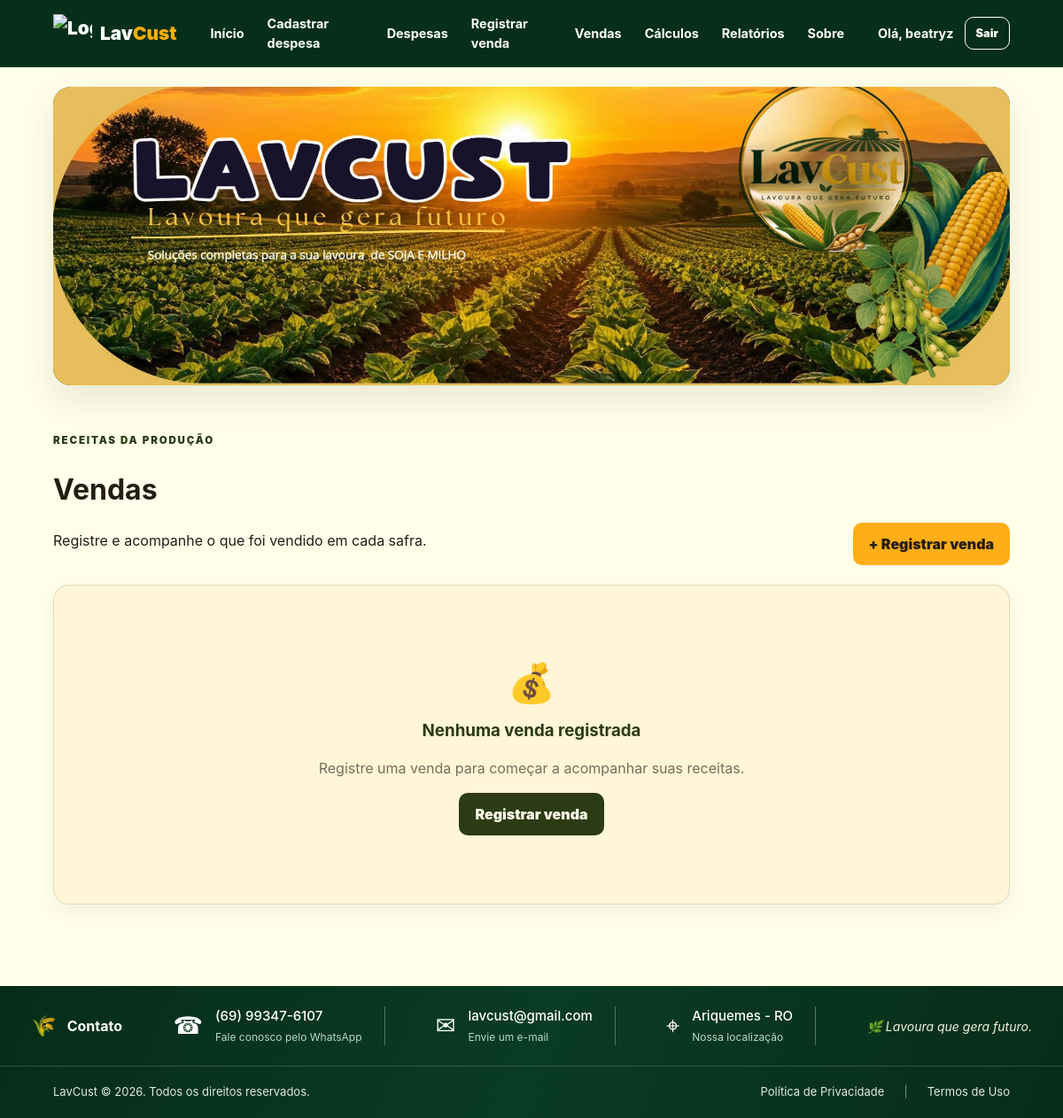
The app's page /vendas (signed in), older data.
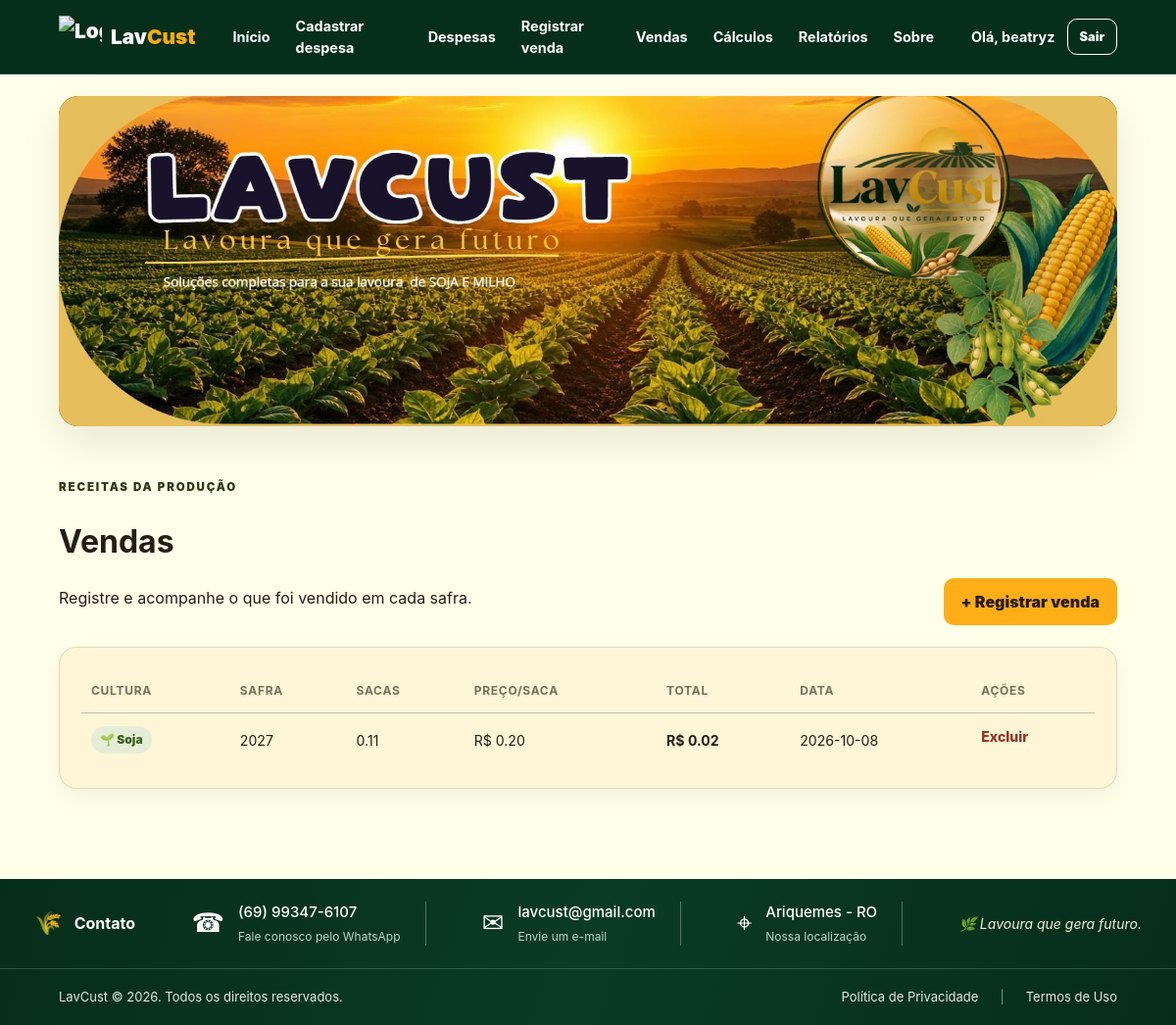
The same page, newer data.
### tables this page shows
CREATE TABLE sales (
        id INTEGER PRIMARY KEY AUTOINCREMENT,
        user_id INTEGER NOT NULL,
        culture TEXT NOT NULL CHECK(culture IN ('Soja','Milho')),
        harvest TEXT NOT NULL,
        quantity REAL NOT NULL CHECK(quantity >= 0),
        price_per_bag REAL NOT NULL CHECK(price_per_bag >= 0),
        total REAL NOT NULL CHECK(total >= 0),
        sale_date TEXT NOT NULL,
        created_at TEXT NOT NULL,
        FOREIGN KEY(user_id) REFERENCES users(id) ON DELETE CASCADE
    );

### app.py (the view)
@app.route("/vendas", methods=["GET"])
@login_required
def vendas():
    conn = get_db()
    rows = conn.execute("SELECT * FROM sales WHERE user_id=? ORDER BY sale_date DESC, id DESC", (session["user_id"],)).fetchall()
    conn.close()
    return render_template("vendas.html", sales=rows)

### app.py (called while the page is built)
def get_db():
    conn = sqlite3.connect(DB_PATH)
    conn.row_factory = sqlite3.Row
    conn.execute("PRAGMA foreign_keys = ON")
    return conn

def login_required(view):
    @wraps(view)
    def wrapped(*args, **kwargs):
        if "user_id" not in session:
            flash("Faça login para acessar o sistema.", "warning")
            return redirect(url_for("login"))
        return view(*args, **kwargs)
    return wrapped

def current_user():
    if "user_id" not in session:
        return None
    conn = get_db()
    user = conn.execute("SELECT id, name, email FROM users WHERE id=?", (session["user_id"],)).fetchone()
    conn.close()
    return user

@app.context_processor
def inject_globals():
    return {"current_user": current_user(), "categories": CATEGORIES, "cultures": CULTURES}

### templates/vendas.html (shortened to what this page needs)
{% extends "base.html" %}
{% block content %}
<div class="container page">
  <div class="page-title-row"><div><span class="eyebrow">RECEITAS DA PRODUÇÃO</span><h1>Vendas</h1><p>Registre e acompanhe o que foi vendido em cada safra.</p></div><a class="btn btn-gold" href="{{ url_for('nova_venda') }}">+ Registrar venda</a></div>
  <section class="panel">
  {% if sales %}
  <div class="table-wrap"><table><thead><tr><th>Cultura</th><th>Safra</th><th>Sacas</th><th>Preço/saca</th><th>Total</th><th>Data</th><th>Ações</th></tr></thead><tbody>
  {% for s in sales %}<tr>
    <td><span class="culture-pill {{s['culture'].lower()}}">{{'🌽' if s['culture']=='Milho' else '🌱'}} {{s['culture']}}</span></td>
    <td>{{s['harvest']}}</td><td>{{"%.2f"|format(s['quantity'])}}</td><td>R$ {{"%.2f"|format(s['price_per_bag'])}}</td><td><strong>R$ {{"%.2f"|format(s['total'])}}</strong></td><td>{{s['sale_date']}}</td>
    <td class="actions"><form method="post" action="{{url_for('excluir_venda', sale_id=s['id'])}}" onsubmit="return confirmDelete(this,'esta venda')"><button>Excluir</button></form></td>
  </tr>{% endfor %}
  </tbody></table></div>
  {% else %}<div class="empty"><div class="empty-icon">💰</div><h3>Nenhuma venda registrada</h3><p>Registre uma venda para começar a acompanhar suas receitas.</p><a class="btn btn-primary" href="{{url_for('nova_venda')}}">Registrar venda</a></div>{% endif %}
  </section>
</div>
{% endblock %}

Row changes from the older to the newer data that the page shows:
added sales: culture "🌱", culture "Soja", harvest "2027", quantity "0.11", price_per_bag "0.20", total "0.02", sale_date "2026-10-08"
Text that changed along with them:
text no longer shown: "💰 Nenhuma venda registrada Registre uma venda para começar a acompanhar suas receitas. Registrar venda"
text now shown: "CULTURA SAFRA SACAS PREÇO/SACA TOTAL DATA AÇÕES"
